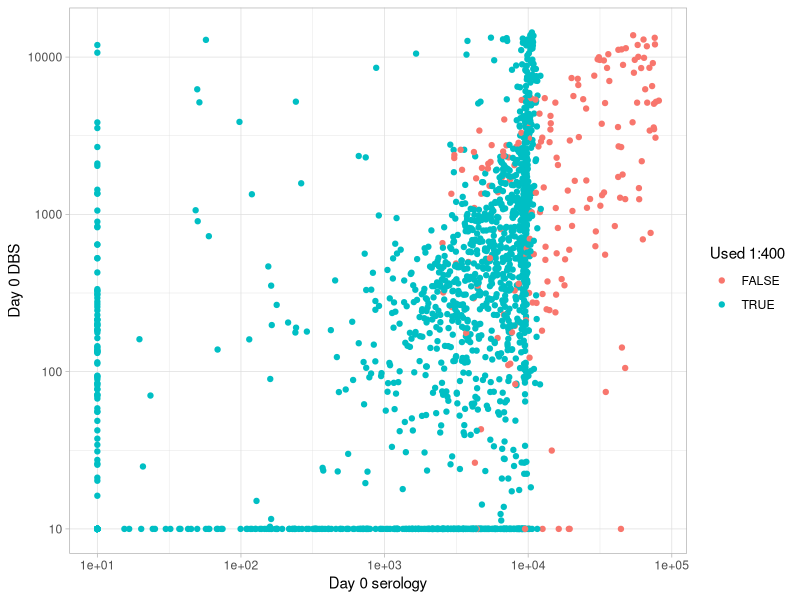
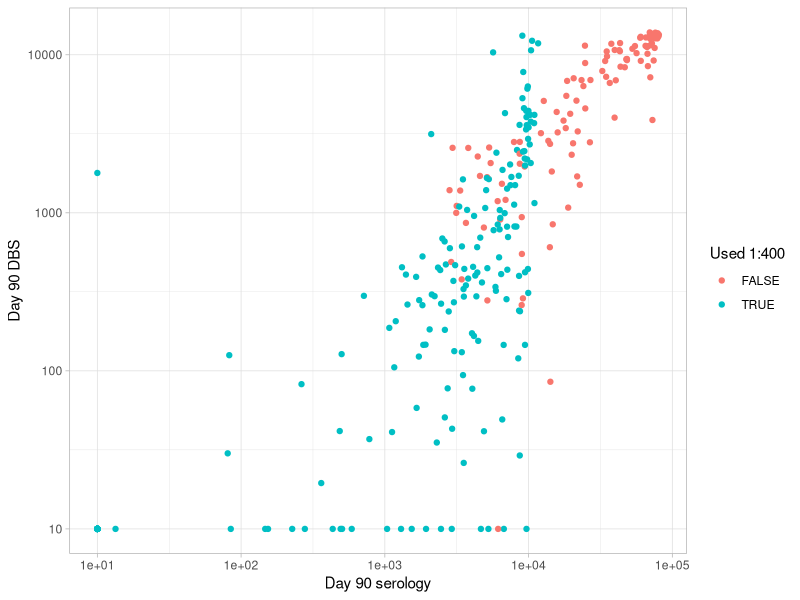
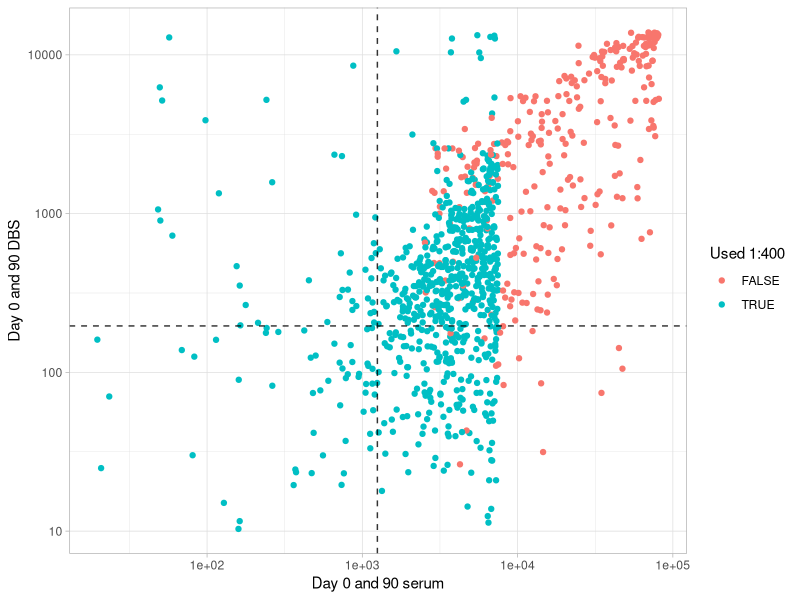
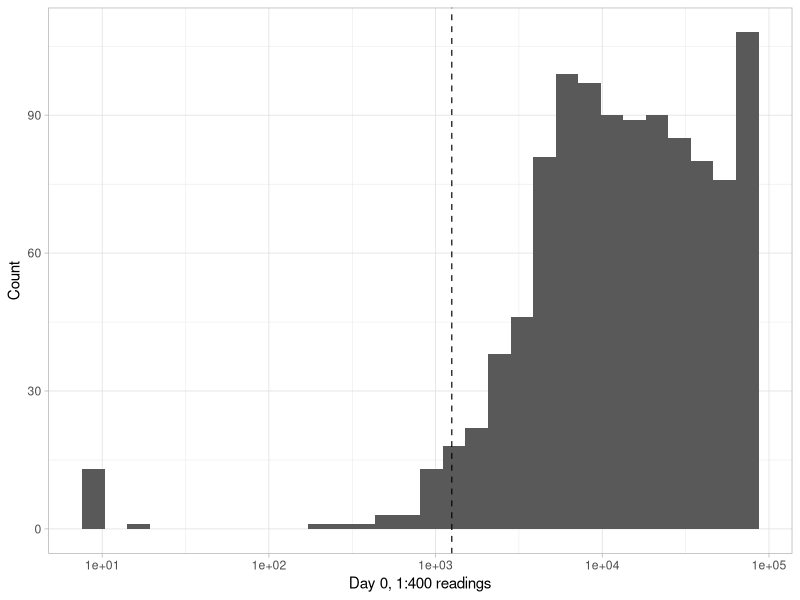

Recreate these plots in R, in order. (Note: this script raises an error after producing the figures.)
## ---- chunk 1
library(tidyverse)
library(readxl)
library(lubridate)

theme_set(theme_light())
## ---- chunk 2
df_raw = read_excel("Data/Endpoint_review_06_12_2022_latest.xlsx")
## ---- chunk 3
df_pre = df_raw %>% 
  select(subjectno, site, d0_1in50 = "D0 1/50 Serum Ab titre",
         d90_1in50 = "D90 1/50 Serum Ab titre",
         d0_1in400 = "D0 1/400 Serum Ab titre", d90_1in400 = "D90 1/400 Serum Ab titre",
         vac_1in50 = "Day vaccine 1/50 Serum Ab titre",
         vac_1in400 = "Day vaccine 1/400 Serum Ab titre",
         d0_dbs = "D0 DBS 1/66", 
         d30_dbs = "D30 DBS 1/66",
         d60_dbs = "D60 DBS 1/66",
         d90_dbs = "D90 DBS 1/66",
         vac_dbs = "DVaccine DBS 1/66",
         pcr_result = "PCR_Res",
         pcr_date = "Swab date",
         randomisation_date = "Randomisation date",
         model = Model,
         flag = Flag
         ) %>% 
  mutate(pcr_date = as.Date(pcr_date, "%d%b%Y"),
          d0_1in50 = ifelse(d0_1in50<10, 10, d0_1in50),
          d90_1in50 = ifelse(d90_1in50<10, 10, d90_1in50),
          d0_1in400 = ifelse(d0_1in400<10, 10, d0_1in400),
          d90_1in400 = ifelse(d90_1in400<10, 10, d90_1in400),
          vac_1in50 = ifelse(vac_1in50<10, 10, vac_1in50),
          vac_1in400 = ifelse(vac_1in400<10, 10, vac_1in400),
          d0_dbs = ifelse(d0_dbs<10, 10, d0_dbs),
          d30_dbs = ifelse(d30_dbs<10, 10, d30_dbs),
          d60_dbs = ifelse(d60_dbs<10, 10, d60_dbs),
          d90_dbs = ifelse(d90_dbs<10, 10, d90_dbs),
          vac_dbs = ifelse(vac_dbs<10, 10, vac_dbs)
         )
  
## ---- chunk 4
df_pre %>% count(d0_1in400<2500)
## ---- chunk 5
df_pre %>% count(d90_1in400<2500)
## ---- chunk 6
df_pre %>% count(vac_1in400<2500)
## ---- chunk 7
df_pre %>% filter(d0_1in400<2500 | d90_1in400<2500 | vac_1in400<2500) %>% nrow()
## ---- chunk 8
df = df_pre %>% 
  mutate(
    d0_1in400 = ifelse(d0_1in400<2500, NA, d0_1in400),
    d90_1in400 = ifelse(d90_1in400<2500, NA, d90_1in400),
    vac_1in400 = ifelse(vac_1in400<2500, NA, vac_1in400),
  )
## ---- chunk 9
df %>% 
  filter(!is.na(coalesce(d0_1in400, d0_1in50)), !is.na(d0_dbs)) %>% 
  ggplot(aes(x=coalesce(d0_1in400, d0_1in50), y=ifelse(d0_dbs<10,10,d0_dbs), color=is.na(d0_1in400))) +
  geom_point() +
  scale_x_continuous(name = "Day 0 serology", trans='log10') +
  scale_y_continuous(name = "Day 0 DBS", trans='log10') +
  scale_color_discrete(name="Used 1:400") 
## ---- chunk 10
df %>% 
  filter(!is.na(coalesce(d90_1in400, d90_1in50)), !is.na(d90_dbs)) %>% 
  ggplot(aes(x=coalesce(d90_1in400, d90_1in50), y=ifelse(d90_dbs<10,10,d90_dbs), color=is.na(d90_1in400))) +
  geom_point() +
  scale_x_continuous(name = "Day 90 serology", trans='log10') +
  scale_y_continuous(name = "Day 90 DBS", trans='log10') +
  scale_color_discrete(name="Used 1:400")
## ---- chunk 11
plot_df = 
  bind_rows(
      df %>% 
        select(serum_1in50 = d90_1in50, serum_1in400 = d90_1in400, dbs = d90_dbs),
      df %>% 
        select(serum_1in50 = d0_1in50, serum_1in400 = d0_1in400, dbs = d0_dbs)
  ) %>% 
  filter(!is.na(coalesce(serum_1in400, serum_1in50)), !is.na(dbs)) %>% #remove missing data
  filter(!(serum_1in50>7500 & is.na(serum_1in400))) %>% # remove data points missing 1:400 data where should have it
  mutate(serum = coalesce(serum_1in400, serum_1in50)) %>% 
  filter(serum>10, dbs>10)
## ---- chunk 12
m = lm(log10(dbs) ~ log10(serum) + 0, data=plot_df)
summary(m)
(dbs_threshold = as.numeric(10^(predict(m, newdata=tibble(serum=1250)))))
## ---- chunk 13
plot_df %>% 
  ggplot(aes(x=serum, y=dbs, color=is.na(serum_1in400))) +
  geom_point() +
  scale_x_continuous(name = "Day 0 and 90 serum", trans='log10') +
  scale_y_continuous(name = "Day 0 and 90 DBS", trans='log10') +
  scale_color_discrete(name="Used 1:400") +
  theme_light() + 
  geom_vline(xintercept=1250, linetype="dashed", alpha=0.8) +
  geom_hline(yintercept=dbs_threshold, linetype="dashed", alpha=0.8)
## ---- chunk 14
df_pre %>% 
  filter(d0_1in50 >= 7500, !is.na(d0_1in400)) %>% 
  ggplot(aes(x=d0_1in400)) +
  geom_histogram(bins=30) +
  scale_x_continuous(trans="log10") +
  xlab("Day 0, 1:400 readings") + ylab("Count") + 
  geom_vline(xintercept = 1250, linetype="dashed", alpha=0.8)
## ---- chunk 15
df_pre %>% 
  filter(d0_1in50 >= 7500, !is.na(d0_1in400)) %>% 
  summarise(n=n(), potential_fn = sum(d0_1in400<1250), pct = round(100*potential_fn/n,1))
## ---- chunk 16
df_pre %>% 
  filter(d0_1in50 >= 7500, !is.na(d0_1in400)) %>% 
  summarise(n=n(), potential_fn = sum(d0_1in400<100), pct = round(100*potential_fn/n,1))
## ---- chunk 17
df %>% 
  filter(!is.na(d0_1in50), !is.na(d0_dbs)) %>% 
  group_by(serum_positive=d0_1in50>=1250) %>% 
  summarise(n=n(), dbs_pos = sum(d0_dbs >= dbs_threshold), pct_pos = 100*dbs_pos/n, dbs_neg = n-dbs_pos, pct_neg = 100*dbs_neg/n)
## ---- chunk 18
df %>% 
  filter(!is.na(d0_1in50), !is.na(d0_dbs)) %>% 
  group_by(d0_dbs >= dbs_threshold) %>% 
  summarise(n=n(), serum_pos = sum(serum_positive=d0_1in50>=1250), pct_pos = 100*serum_pos/n, serum_neg = n-serum_pos, pct_neg = 100*serum_neg/n)
## ---- chunk 19
df %>% 
  ungroup() %>% 
  filter(!is.na(d0_1in50)) %>% 
  summarise(n=n(), pos = sum(d0_1in50>=1250), pct = 100*pos/n)
## ---- chunk 20
df %>% 
  ungroup() %>% 
  filter(!is.na(d0_dbs)) %>% 
  summarise(n=n(), pos = sum(d0_dbs >= dbs_threshold), pct = 100*pos/n)
## ---- chunk 21
df = df %>% 
  rowwise() %>% 
  mutate(dbs_first = coalesce(d0_dbs, d30_dbs, d60_dbs),
         dbs_last = coalesce(vac_dbs, d90_dbs, d60_dbs, d30_dbs),
         dbs_first_label = case_when(
           !is.na(d0_dbs) ~ 'd0',
           !is.na(d30_dbs) ~ 'd30',
           !is.na(d60_dbs) ~ 'd60'
         ),
         dbs_last_label = case_when(
           !is.na(vac_dbs) ~ 'vaccine',
           !is.na(d90_dbs) ~ 'd90',
           !is.na(d60_dbs) ~ 'd60',
           !is.na(d30_dbs) ~ 'd30'
         ),
         dbs_available = case_when(
           dbs_first_label != dbs_last_label ~ 1,
           TRUE ~ 0
         )
  ) %>% 
  mutate(dbs_ratio = dbs_last/dbs_first)
## ---- chunk 22
df %>% 
  filter(d0_1in50<=10) %>% 
  count(dbs_available==1)
## ---- chunk 23
df %>% filter(is.na(d0_1in50), !is.na(d0_1in400))
## ---- chunk 24
df %>% filter(is.na(d90_1in50), !is.na(d90_1in400))
## ---- chunk 25
df %>% filter(is.na(vac_1in50), !is.na(vac_1in400))
## ---- chunk 26
df = df %>% mutate(
  vaccinated = ifelse(is.na(vac_1in50), 0, 1)
)

df %>% count(vaccinated)
## ---- chunk 27
df %>% 
  filter(!is.na(d90_1in50), !is.na(vac_1in50))
## ---- chunk 28
df = df %>% 
  mutate(last_1in50 = coalesce(vac_1in50, d90_1in50),
      last_1in400 = ifelse(vaccinated == 0, d90_1in400, vac_1in400))
## ---- chunk 29
df = df %>% 
  mutate(
    serum_available = case_when(
      (d0_1in50 < 7500 | d0_1in400 >=2500) & (last_1in50 <7500 | last_1in400 >=2500) ~ 1, #valid results within limits set 
      d0_1in50 < 1250 & last_1in50 >=1250 ~ 1, #seroconversion at 1:50 - so no 1:400 done
      d0_1in50 >= 1250 & last_1in50/d0_1in50 >=4 ~ 1, #4-fold rise at 1:50 - so no 1:400 done
      TRUE ~ 0
    )
  ) 
## ---- chunk 30
df = df %>% 
  mutate(outcome_possible = case_when(
    pcr_result == "POS" ~ 'yes: pcr positive',
    is.na(d0_1in50) & dbs_available == 0 ~ 'no: no serum or DBS at baseline',
    is.na(last_1in50) & dbs_available == 0 ~ 'no: no serum or DBS at follow up',
    d0_1in50 > 7500 & is.na(d0_1in400) & dbs_available == 0 ~ 'no: baseline 1:50 >7500 and no baseline 1:400',
    d0_1in50 >= 7500/4 & last_1in50 > 7500 & last_1in50/d0_1in50 <4 
    & is.na(last_1in400) & dbs_available == 0 ~ 'no: f/u 1:50 >7500, no f/u 1:400, seeking 4-fold rise w/ 1:400',
    TRUE ~ 'yes: no exclusion met'
  )) 

df %>% 
  count(outcome_possible, serum_available, dbs_available)
## ---- chunk 31
df = df %>% 
  mutate(outcome = case_when(
    str_detect(outcome_possible, 'no:') ~ NA_character_, # if outcome not possible don't record one
    #binary sero-conversion
    serum_available==1 & d0_1in50 < 1250 & last_1in50 >=1250 & last_1in50/d0_1in50 >=4 ~ 'Binary seroconversion and 4-fold rise',
    serum_available==1 & d0_1in50 < 1250 & last_1in50 >=1250 & last_1in50/d0_1in50 <4 ~ 'Binary seroconversion and no 4-fold rise',
    # already sero-positive, 1in50 vs 1in50
    serum_available==1 & d0_1in50 >= 1250 & last_1in50/d0_1in50 >=4  ~ 'Baseline ab positive with 4-fold rise in 1:50',
    # already sero-positive, 1in400 vs 1in400
    serum_available==1 & d0_1in50 >= 1250 & last_1in400/d0_1in400 >=4  ~ 'Baseline ab positive with 4-fold rise in 1:400',
    # already sero-positive, 1in50 vs 1in400 later, with no 1:400 at baseline
    serum_available==1 & d0_1in50 >= 1250 & is.na(d0_1in400) & last_1in400/d0_1in50 >=4  ~ 'Baseline ab positive with 4-fold rise in 1:50 vs 1:400',
    # DBS seroconversion based on look-up value - only allow if serum not available
    serum_available==0 & dbs_first < dbs_threshold & dbs_last >= dbs_threshold & dbs_last/dbs_first >=4 ~ 'DBS binary seroconversion and 4-fold rise',
    serum_available==0 & dbs_first < dbs_threshold & dbs_last >= dbs_threshold & dbs_last/dbs_first <4 ~ 'DBS binary seroconversion and no 4-fold rise',
    # DBS 4-fold rise - only allow if serum not available
    serum_available==0 & dbs_first >= dbs_threshold & dbs_last/dbs_first >=4  ~ 'DBS baseline ab positive with 4-fold rise'
  ))

df %>%  
  count(outcome_possible, outcome) %>% 
  knitr::kable()
## ---- chunk 32
df %>% 
  group_by(model, outcome, outcome_possible) %>% 
  summarise(n=n(), vaccinated = sum(vaccinated)) %>% 
  knitr::kable()
## ---- chunk 33
df %>% filter(!is.na(model), model!="dbs") %>% filter(is.na(outcome)) %>% filter(str_detect(outcome_possible, 'yes: ')) %>% 
  select(model, subjectno, d0_1in50, d0_1in400, d90_1in50, d90_1in400, vac_1in50, vac_1in400)
## ---- chunk 34
df$type_data = ifelse(df$serum_available==1, 'serum','DBS')
df$type_data[df$serum_available==0 & df$dbs_available==0]='None'
table(df$type_data, useNA = 'ifany')
table(df$type_data, is.na(df$outcome))
write_csv(df, 'Outputs/serology_outcomes.csv')
## ---- chunk 35
df %>% count(serum_available, outcome)
## ---- chunk 36
df %>% count(outcome_possible, serum_available, dbs_available)
